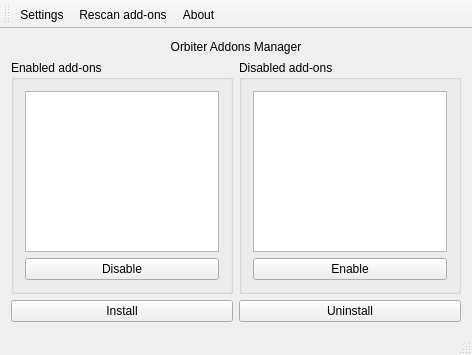
<?xml version="1.0" encoding="UTF-8"?>
<ui version="4.0">
 <class>MainWindow</class>
 <widget class="QMainWindow" name="MainWindow">
  <property name="geometry">
   <rect>
    <x>0</x>
    <y>0</y>
    <width>472</width>
    <height>355</height>
   </rect>
  </property>
  <property name="windowTitle">
   <string>Orbiter Addons Manager</string>
  </property>
  <property name="windowIcon">
   <iconset resource="res.qrc">
    <normaloff>:/res/satellite.ico</normaloff>:/res/satellite.ico</iconset>
  </property>
  <widget class="QWidget" name="centralWidget">
   <layout class="QVBoxLayout" name="verticalLayout_2">
    <item>
     <widget class="QLabel" name="nameLabel">
      <property name="text">
       <string>Orbiter Addons Manager</string>
      </property>
      <property name="alignment">
       <set>Qt::AlignHCenter|Qt::AlignTop</set>
      </property>
     </widget>
    </item>
    <item>
     <layout class="QHBoxLayout" name="listsLayout">
      <item>
       <widget class="QGroupBox" name="enabledGroup">
        <property name="sizePolicy">
         <sizepolicy hsizetype="Expanding" vsizetype="Expanding">
          <horstretch>0</horstretch>
          <verstretch>0</verstretch>
         </sizepolicy>
        </property>
        <property name="title">
         <string>Enabled add-ons</string>
        </property>
        <layout class="QVBoxLayout" name="verticalLayout_3">
         <item>
          <widget class="QListWidget" name="enabledAddonsList">
           <property name="enabled">
            <bool>true</bool>
           </property>
           <property name="sizePolicy">
            <sizepolicy hsizetype="Expanding" vsizetype="Expanding">
             <horstretch>0</horstretch>
             <verstretch>0</verstretch>
            </sizepolicy>
           </property>
           <property name="statusTip">
            <string/>
           </property>
          </widget>
         </item>
         <item>
          <widget class="QPushButton" name="disableButton">
           <property name="enabled">
            <bool>true</bool>
           </property>
           <property name="statusTip">
            <string>Disable the selected add-on</string>
           </property>
           <property name="text">
            <string>Disable</string>
           </property>
          </widget>
         </item>
        </layout>
       </widget>
      </item>
      <item>
       <widget class="QGroupBox" name="disabledGroup">
        <property name="sizePolicy">
         <sizepolicy hsizetype="Expanding" vsizetype="Expanding">
          <horstretch>0</horstretch>
          <verstretch>0</verstretch>
         </sizepolicy>
        </property>
        <property name="title">
         <string>Disabled add-ons</string>
        </property>
        <layout class="QVBoxLayout" name="verticalLayout_4">
         <item>
          <widget class="QListWidget" name="disabledAddonsList">
           <property name="enabled">
            <bool>true</bool>
           </property>
           <property name="sizePolicy">
            <sizepolicy hsizetype="Expanding" vsizetype="Expanding">
             <horstretch>0</horstretch>
             <verstretch>0</verstretch>
            </sizepolicy>
           </property>
          </widget>
         </item>
         <item>
          <widget class="QPushButton" name="enableButton">
           <property name="enabled">
            <bool>true</bool>
           </property>
           <property name="statusTip">
            <string>Enable the selected add-on</string>
           </property>
           <property name="text">
            <string>Enable</string>
           </property>
          </widget>
         </item>
        </layout>
       </widget>
      </item>
     </layout>
    </item>
    <item>
     <layout class="QHBoxLayout" name="buttonsLayout">
      <item>
       <widget class="QPushButton" name="installButton">
        <property name="enabled">
         <bool>true</bool>
        </property>
        <property name="statusTip">
         <string>Install an add-on</string>
        </property>
        <property name="text">
         <string>Install</string>
        </property>
       </widget>
      </item>
      <item>
       <widget class="QPushButton" name="uninstallButton">
        <property name="enabled">
         <bool>true</bool>
        </property>
        <property name="statusTip">
         <string>Uninstall the selected add-on</string>
        </property>
        <property name="text">
         <string>Uninstall</string>
        </property>
       </widget>
      </item>
     </layout>
    </item>
   </layout>
  </widget>
  <widget class="QToolBar" name="mainToolBar">
   <attribute name="toolBarArea">
    <enum>TopToolBarArea</enum>
   </attribute>
   <attribute name="toolBarBreak">
    <bool>false</bool>
   </attribute>
   <addaction name="actionSettings"/>
   <addaction name="actionRescan"/>
   <addaction name="actionAbout"/>
  </widget>
  <widget class="QStatusBar" name="statusBar"/>
  <action name="actionAbout">
   <property name="text">
    <string>About</string>
   </property>
   <property name="toolTip">
    <string>About Orbiter Addons Manager</string>
   </property>
   <property name="statusTip">
    <string>About Orbiter Addons Manager</string>
   </property>
  </action>
  <action name="actionRescan">
   <property name="text">
    <string>Rescan add-ons</string>
   </property>
   <property name="iconText">
    <string>Rescan add-ons</string>
   </property>
   <property name="toolTip">
    <string>Rescan add-ons in Orbiter installation</string>
   </property>
  </action>
  <action name="actionSettings">
   <property name="text">
    <string>Settings</string>
   </property>
   <property name="toolTip">
    <string>Open the settings window</string>
   </property>
  </action>
 </widget>
 <layoutdefault spacing="6" margin="11"/>
 <resources>
  <include location="res.qrc"/>
 </resources>
 <connections/>
</ui>
